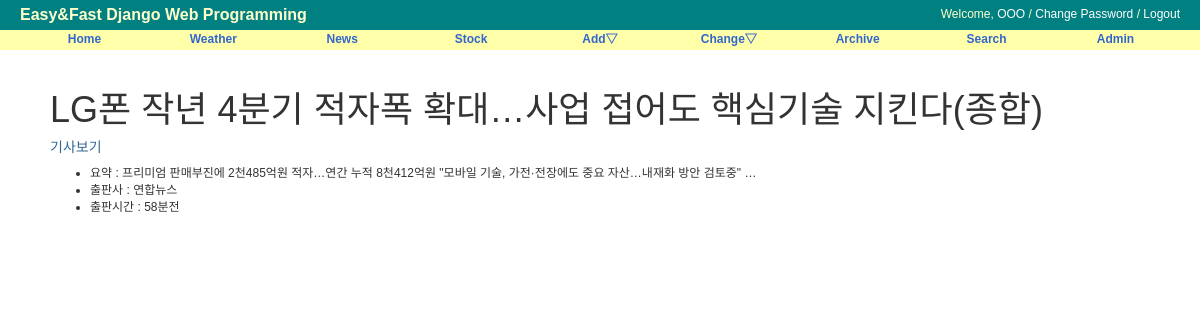
/news/18, run on the app's committed database.
### news/models.py (models this page shows, shortened)
class News(models.Model):
    objects = models.Manager()
    title = models.TextField('TITLE', max_length=255, unique=True)
    content = models.TextField('CONTENT', blank=True)
    company = models.CharField('COMPANY', max_length=50,blank=True)
    saved_time = models.TextField('SAVED_TIME', blank=True)
    class Meta:
        db_table = 'news'
        ordering = ('-saved_time',) # desc,

### news/views.py (the view)
# urls.py: path('<int:pk>', NewsDV.as_view(), name='detail'),
class NewsDV(DetailView):
    model = News

### news/templates/news/news_detail.html (shortened to what this page needs)
{% extends "base.html" %}
{% block content %}
    <div id="content">
        <h1>{{ object.title }}</h1>
        <h5><a href="https://news.naver.com/main/read.nhn?mode=LS2D&mid=shm&sid1=105&sid2=230&oid=092&aid=0002212050" target="_blank">기사보기</a></h5>
       <ul>
            <li>요약 : {{ object.content }}</li>
            <li>출판사 : {{ object.company }}</li>
            <li>출판시간 : {{ object.saved_time }}</li>
        </ul>
    </div>
{% endblock %}

### static/css/base.css (style rules this page uses)
body { font-family: "Lucida Grande", Verdana, Arial, sans-serif; font-size: 12px; }
div#content { position: absolute; top: 70px; left: 50px; right: 50px; }
a:link, a:visited { color: #369; text-decoration: none; }

### data on the page
News: title "LG폰 작년 4분기 적자폭 확대…사업 접어도 핵심기술 지킨다(종합)", content "프리미엄 판매부진에 2천485억원 적자…연간 누적 8천412억원 \"모바일 기술, 가전·전장에도 중요 자산…내재화 방안 검토중\" …", company "연합뉴스", saved_time "58분전"
